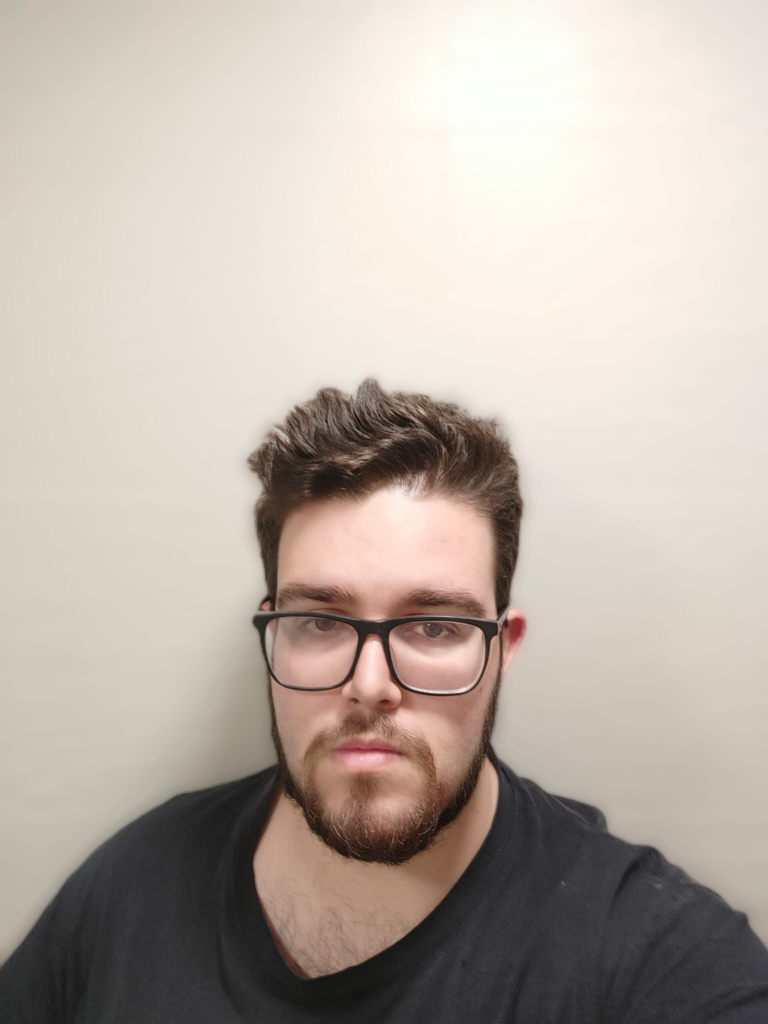
#> input picture PyCharm_Project/Face_samples_dataset/0/Dave1.jpeg, 1536 x 2048 px (shown at 1/2 size)
$ python -i FaceRecon.py   (imports and definitions only)
#> lines starting #> are read from the running program, lines starting #| are printed output that depends on the picture
# Importar módulos
import cv2

# Cargar modelo entrenado con los datos
face_recognizer = cv2.face.LBPHFaceRecognizer_create()
# [1 line not run here, left out]

# Inicializar variables de uso general
x, y, w, h = 0, 0, 0, 0
tempLabel = ''


# Función de detección y dibujo del marco
def face_detector(img):
    global x, y, w, h, roi
    gray_img = cv2.cvtColor(img, cv2.COLOR_BGR2GRAY)  # converting colored image to grayscale

    # Cargar el clasificador prefabricado
    face_classifier = cv2.CascadeClassifier('haarcascade_frontalface_default.xml')

    # Obtener coordenadas de las caras
    faces = face_classifier.detectMultiScale(gray_img, scaleFactor=1.3, minNeighbors=7)

    if faces == ():
        return img, []

    # Dibujo del marco alrededor de las caras
    for (x, y, w, h) in faces:
        cv2.rectangle(img, (x, y), (x + w, y + h), (0, 255, 255), 2)
        roi = img[y:y + h, x:x + w]
        roi = cv2.resize(roi, (500, 500))

    return img, roi


# Diccionario para mostrar de forma más entendible los nombres de caras reconocidas
name = {0: 'Dave', 1: 'Marti', 2: 'Dani'}

# Captura de video
# [33 lines not run here, left out]

>>> import cv2
>>> picture = cv2.imread('Face_samples_dataset/0/Dave1.jpeg')
#> picture is the input picture: shape (2048, 1536, 3); mean B, G, R 168.1, 177.3, 186.3
>>> result = face_detector(picture)
#> in face_detector, `gray_img = cv2.cvtColor(img, cv2.COLOR_BGR2GRAY)`:
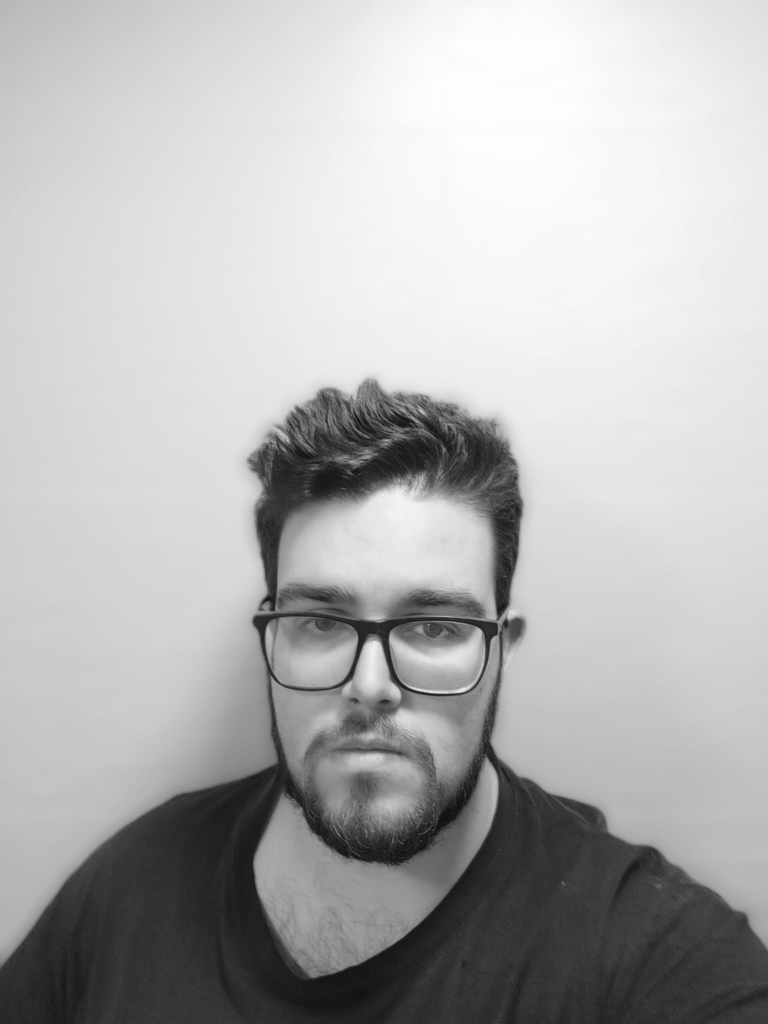
#> gray_img: shape (2048, 1536) (shown at 1/2 size); min 8, max 254, mean 179
#> in face_detector, `faces = face_classifier.detectMultiScale(gray_img, scaleFactor=1.3, mi..`: faces = [[450, 996, 621, 621]]
#> (the run stopped early here; a loop or call above may not have finished)

$ run again, on PyCharm_Project/Face_samples_dataset/0/Dave10.jpeg
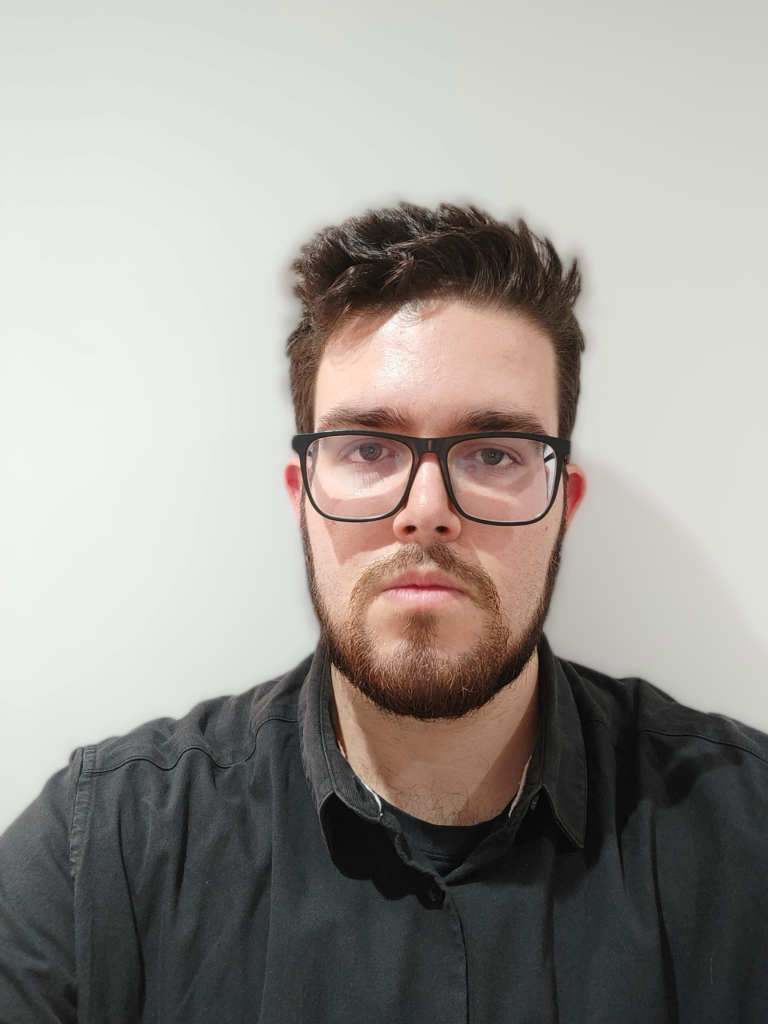
#> input picture PyCharm_Project/Face_samples_dataset/0/Dave10.jpeg, 1536 x 2048 px (shown at 1/2 size)
#> picture is the input picture: shape (2048, 1536, 3); mean B, G, R 148.2, 153.1, 158.1
#> in face_detector, `gray_img = cv2.cvtColor(img, cv2.COLOR_BGR2GRAY)`:
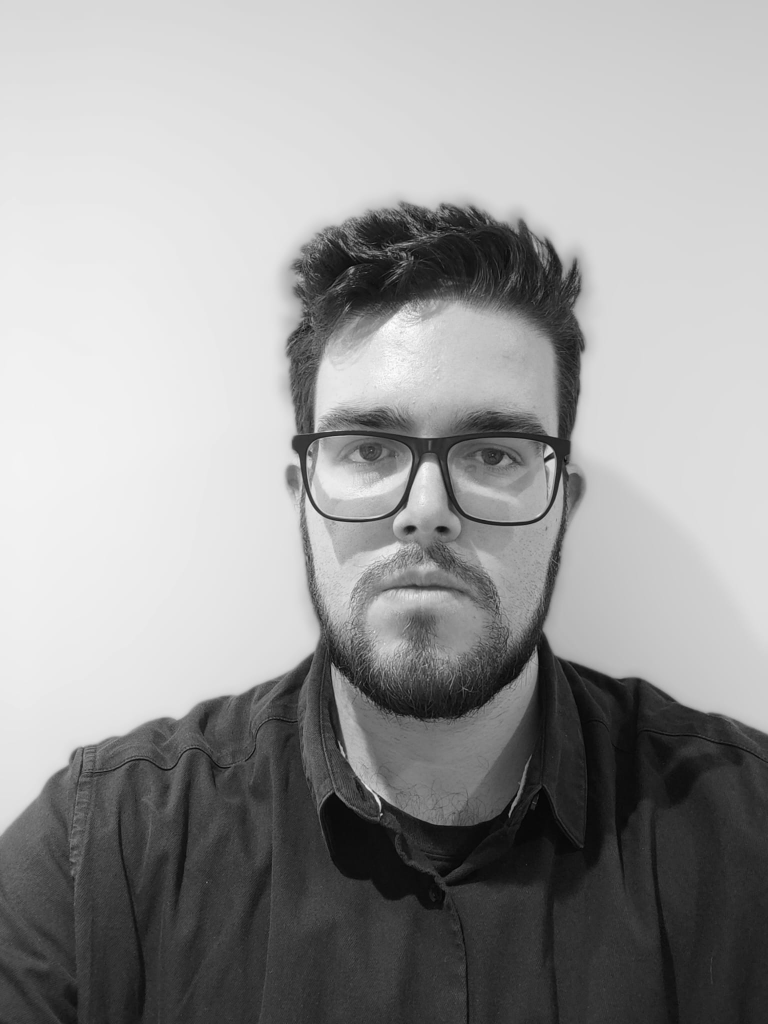
#> gray_img: shape (2048, 1536) (shown at 1/2 size); min 0, max 255, mean 154
#> faces = [[533, 654, 643, 643]]

$ run again, on PyCharm_Project/Face_samples_dataset/0/Dave2.jpeg
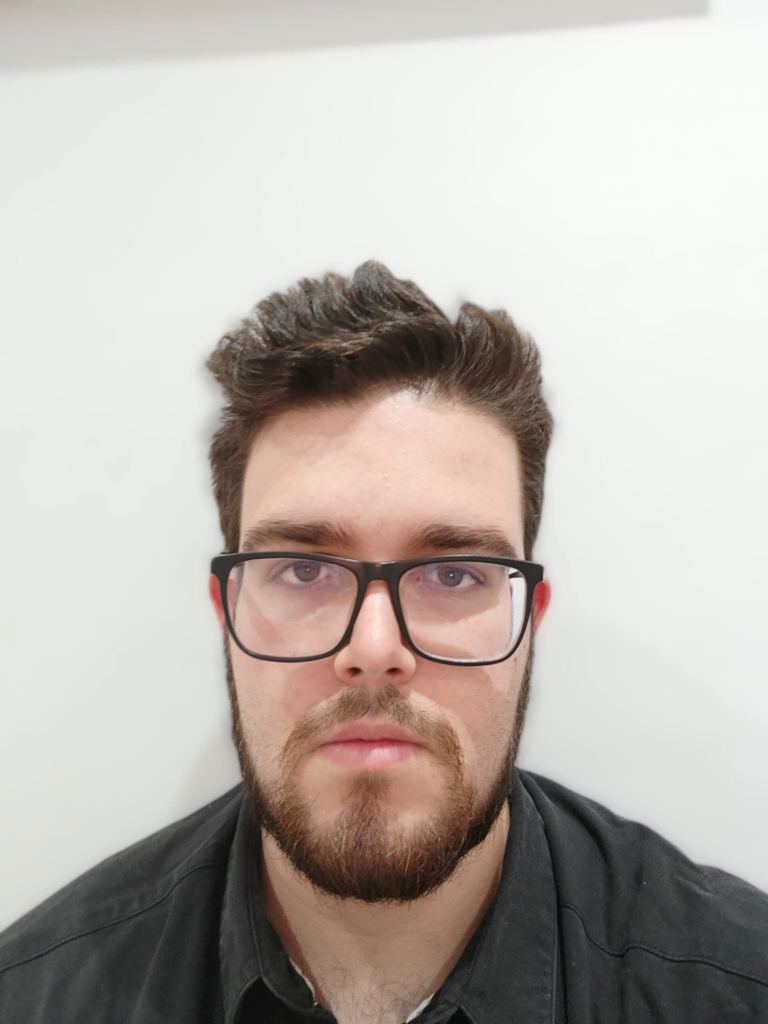
#> input picture PyCharm_Project/Face_samples_dataset/0/Dave2.jpeg, 1536 x 2048 px (shown at 1/2 size)
#> picture is the input picture: shape (2048, 1536, 3); mean B, G, R 174.4, 180.2, 187.5
#> in face_detector, `gray_img = cv2.cvtColor(img, cv2.COLOR_BGR2GRAY)`:
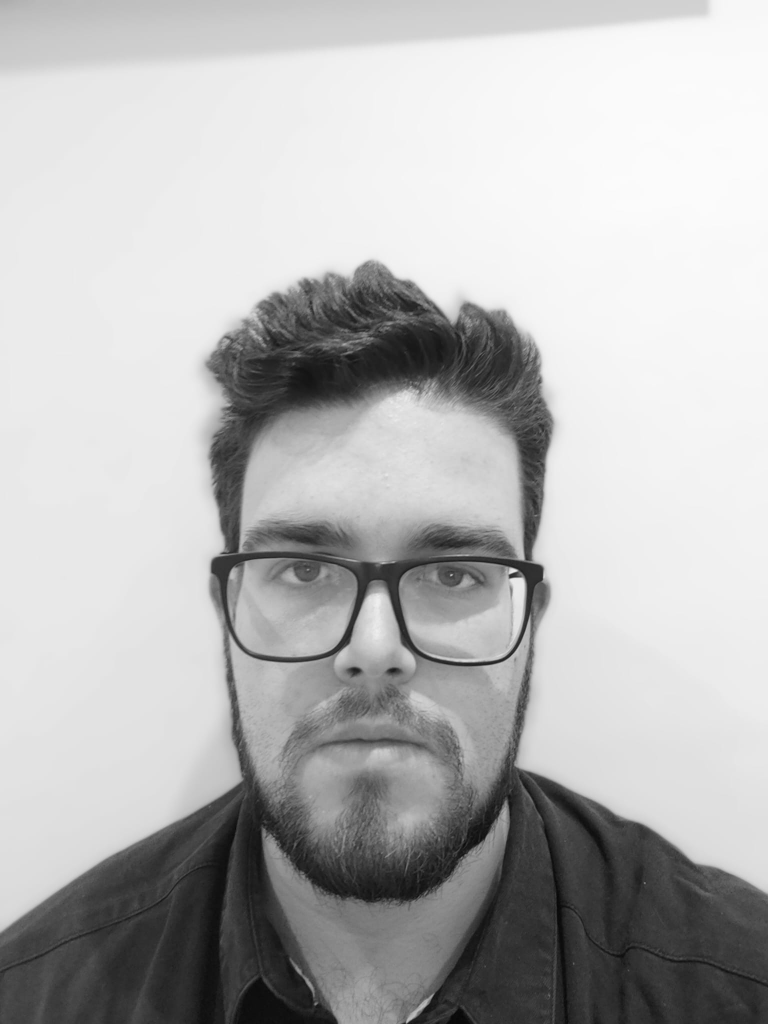
#> gray_img: shape (2048, 1536) (shown at 1/2 size); min 4, max 252, mean 181.7
#> faces = [[343, 817, 823, 823]]

$ run again, on PyCharm_Project/Face_samples_dataset/0/Dave3.jpeg
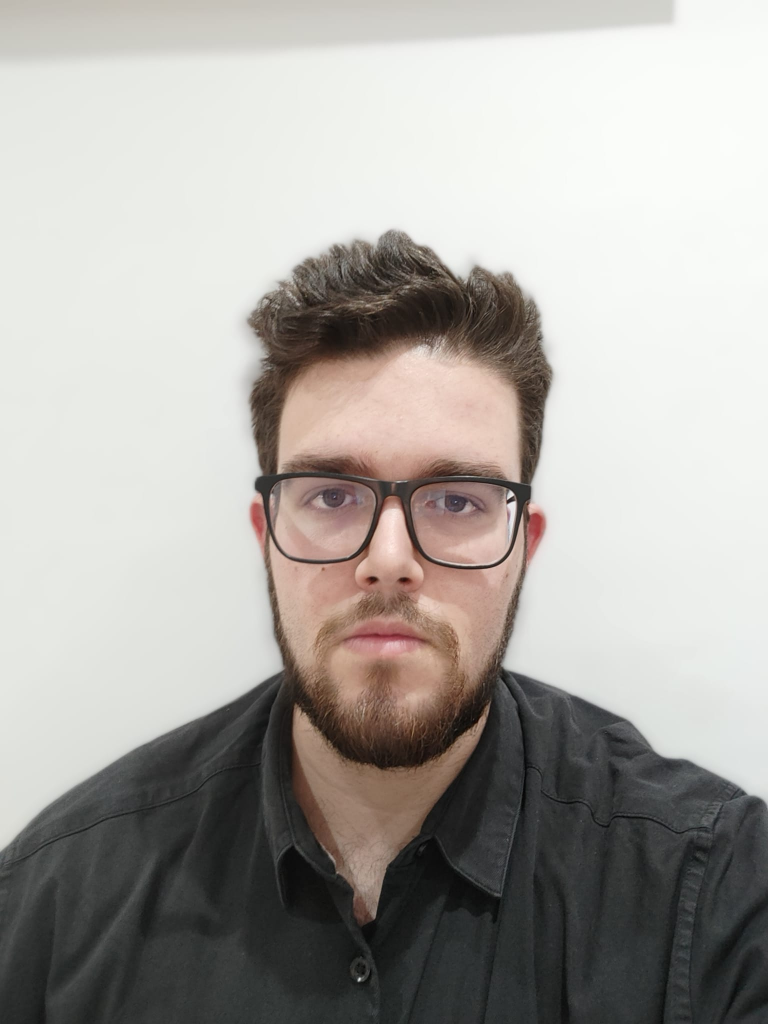
#> input picture PyCharm_Project/Face_samples_dataset/0/Dave3.jpeg, 1536 x 2048 px (shown at 1/2 size)
#> picture is the input picture: shape (2048, 1536, 3); mean B, G, R 162.2, 166.7, 170.1
#> in face_detector, `gray_img = cv2.cvtColor(img, cv2.COLOR_BGR2GRAY)`:
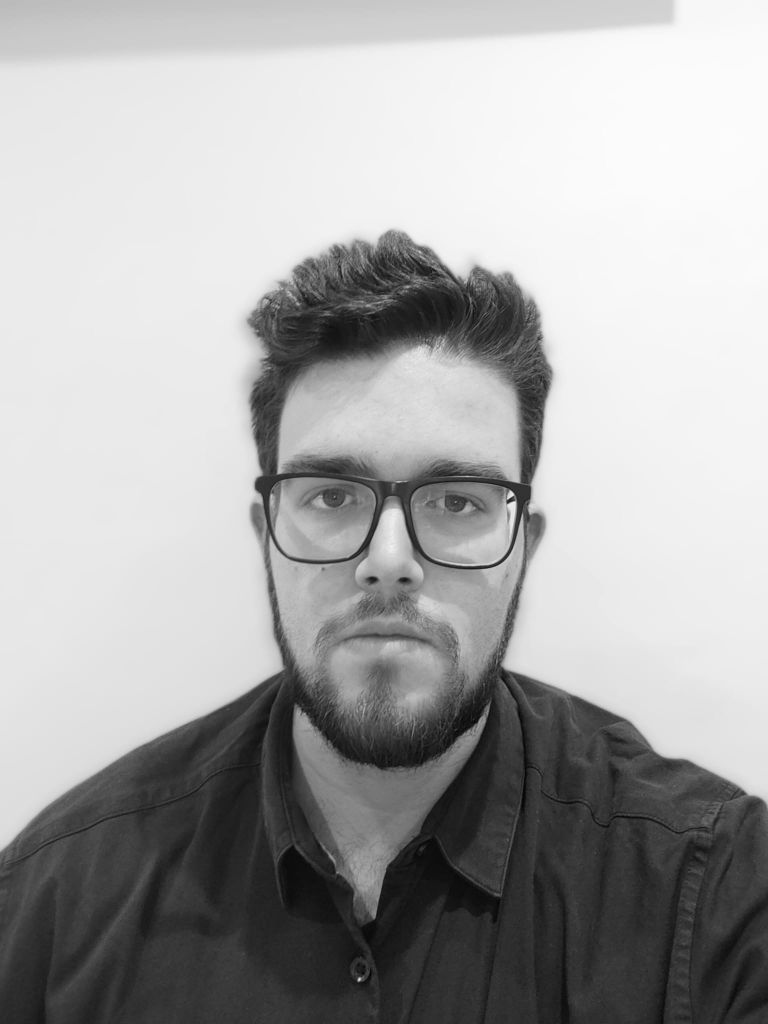
#> gray_img: shape (2048, 1536) (shown at 1/2 size); min 0, max 252, mean 167.2
#> faces = [[420, 701, 723, 723]]
